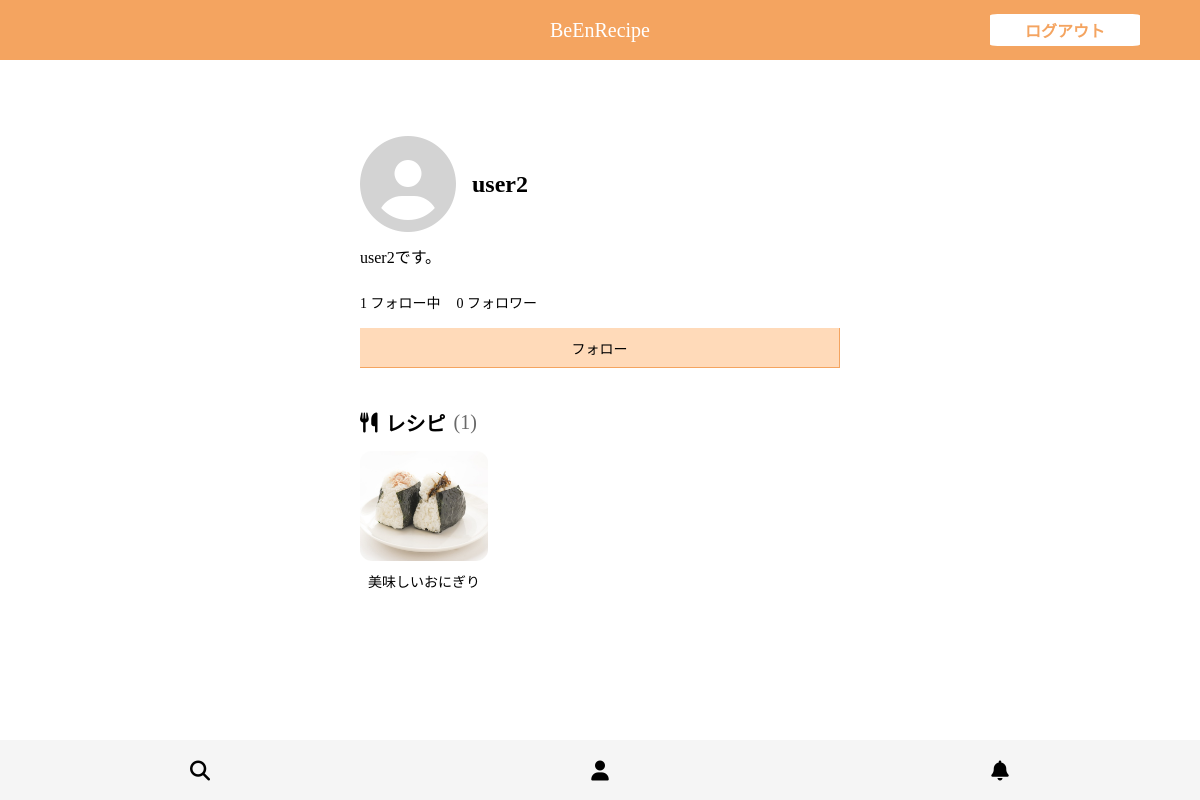
The app's page /user/3 (signed in) with its own data.
### cooking_website/models.py (models this page shows, shortened)
class CustomUser(AbstractUser):
    profile = models.TextField(
        verbose_name="プロフィール", null=True, blank=True, max_length=1000
    )
    image = models.ImageField(
        verbose_name="画像", null=True, blank=True, upload_to="images/user/"
    )

class Connection(models.Model):
    followee = models.ForeignKey(
        CustomUser, related_name="is_followee", on_delete=models.CASCADE
    )
    follower = models.ForeignKey(
        CustomUser, related_name="is_follower", on_delete=models.CASCADE
    )

class Recipe(models.Model):
    title = models.CharField(verbose_name="タイトル", max_length=100)
    image = models.ImageField(
        verbose_name="画像", null=True, blank=True, upload_to="images/recipe/"
    )
    description = models.TextField(verbose_name="説明", max_length=5000)
    created_at = models.DateTimeField(verbose_name="作成日時", auto_now_add=True)
    updated_at = models.DateTimeField(verbose_name="更新日時", auto_now=True)
    written_by = models.ForeignKey(
        CustomUser, related_name="recipe", on_delete=models.CASCADE
    )

### cooking_website/views.py (the view)
# urls.py: path("user/<int:pk>", views.UserView.as_view(), name="user"),
class UserView(LoginRequiredMixin, DetailView):
    template_name = "cooking_website/user.html"
    model = CustomUser
    def get_context_data(self, **kwargs):
        context = super().get_context_data(**kwargs)
        object = context["object"]
        recipes = object.recipe.all().values("pk", "title", "image")
        context["recipes"] = recipes
        if object is not self.request.user:
            context["is_followed"] = bool(
                Connection.objects.filter(followee=object, follower=self.request.user)
            )
        return context

### cooking_website/templates/cooking_website/user.html (shortened to what this page needs)
{% extends 'cooking_website/base.html' %}
{% load static %}
{% block extra_style %}
<link rel="stylesheet" type="text/css" href="{% static 'cooking_website/css/user.css' %}">
{% endblock %}
{% block header %}
<form action="{% url 'cooking_website:logout' %}" method="post" class="heaer__form">
    <button type="submit" class="header__form-button">
        ログアウト
    </button>
</form>
{% endblock %}
{% block main %}
<div class="main__body">
    <div class="main__body-head">
        <div class="main__item">
            <div class="main__item-head">
                <div>
                    {% if object.image %}
                    <img src="{{ object.image.url }}" alt="" class="main__item-image">
                    {% else %}
                    <i class="fa-solid fa-circle-user fa-6x alternative-image"></i>
                    {% endif %}
                </div>
                <p class="main__item-username">
                    {{ object.username }}
                </p>
            </div>
            <div class="main__item-foot">
                <p class="main__item-profile">
                    {% if object.profile %}
                    {{ object.profile }}
                    {% else %}
                    プロフィール未設定
                    {% endif %}
                </p>
            </div>
        </div>
        <div class="main__item">
            <div class="main__item-head">
                <a href="{% url 'cooking_website:user_following' object.pk %}" class="main__item-link">
                    {{ object.is_follower.all|length }} フォロー中
                </a>
                <a href="{% url 'cooking_website:user_follower' object.pk %}" id="follower" class="main__item-link">
                    {{ object.is_followee.all|length }} フォロワー
                </a>
            </div>
            <div class="main__item-foot">
                {% if request.user.pk == object.pk %}
                <a href="{% url 'cooking_website:user_update' object.pk %}" class="button">
                    編集
                </a>
                {% else %}
                {% if is_followed == True %}
                <button id="follow_button" class="button following">
                    フォロー中
                </button>
                {% else %}
                <button id="follow_button" class="button">
                    フォロー
                </button>
                {% endif %}
                {% endif %}
            </div>
        </div>
    </div>
    <div class="main__body-foot">
        <div class="main__heading">
            <i class="fa-solid fa-utensils fa-lg"></i>
            <h2 class="main__item-title">
                レシピ
            </h2>
            <p class="main__item-caption">
                ({{ recipes|length }})
            </p>
        </div>
        <div class="main__list">
            {% for recipe in recipes %}
            <a href="{% url 'cooking_website:recipe' recipe.pk %}" class="main__list-item">
                {% if recipe.image %}
                <img src="{% get_media_prefix %}{{ recipe.image }}" alt="" class="main__list-item-image">
                {% else %}
                <i class="fa-solid fa-image fa-8x alternative-image"></i>
                {% endif %}
                <p class="main__list-item-title">
                    {{ recipe.title }}
                </p>
            </a>
            {% endfor %}
        </div>
    </div>
</div>
{% endblock %}

### cooking_website/static/cooking_website/css/base.css (style rules this page uses)
* { margin: 0; padding: 0; box-sizing: border-box; }
.button { display: flex; justify-content: center; align-items: center; width: 200px; height: 60px; font-size: 16px; color: #000; background-color: peachpuff; text-decoration: none; border: none; outline: none; border-right: 1.5px solid sandybrown; border-bottom: 1.5px solid sandybrown; }
.alternative-image { color: lightgray; }

### cooking_website/static/cooking_website/css/user.css (style rules this page uses)
.button { width: 100%; height: 40px; font-size: 14px; }
.header__form-button { position: absolute; top: 50%; right: 5vw; transform: translateY(-50%); z-index: 999; display: flex; justify-content: center; align-items: center; padding: 4px; width: 150px; font-size: 16px; font-weight: bold; color: sandybrown; background-color: #fff; border: none; outline: none; border-radius: 5%; }
.main__body { padding: 16px; }
.main__body-head { margin-bottom: 40px; }
.main__item { margin-bottom: 20px; }
.main__item-head { display: flex; margin-bottom: 8px; }
.main__item-username { margin-left: 16px; width: 30vw; font-size: 24px; font-weight: bold; display: flex; align-items: center; line-break: anywhere; }
.main__item-foot { margin-top: 12px; }
.main__item-profile { font-size: 16px; }
.main__item-link { margin-right: 16px; display: block; padding: 4px 0; font-size: 14px; color: #000; text-decoration: none; }
.main__body-foot { width: 40vw; }
.main__heading { display: flex; align-items: center; }
.main__item-title { margin-left: 8px; font-size: 20px; }
.main__item-caption { margin-left: 8px; font-size: 20px; color: dimgray; }
.main__list { margin-top: 8px; display: flex; overflow-x: auto; }
.main__list-item { margin-right: 24px; margin-bottom: 16px; width: 128px; text-decoration: none; color: #000; }
.main__list-item-image { margin: 6px 0; width: 128px; height: 110px; object-fit: cover; border-radius: 10%; }
.main__list-item-title { padding: 0 8px; font-size: 14px; line-break: anywhere; }

### records on screen
CustomUser: username "user2", profile "user2です。", is_follower.all|length "1", is_followee.all|length "0"
Recipe: image (picture), title "美味しいおにぎり"

### other values on screen
{{ recipes|length }} "1"
